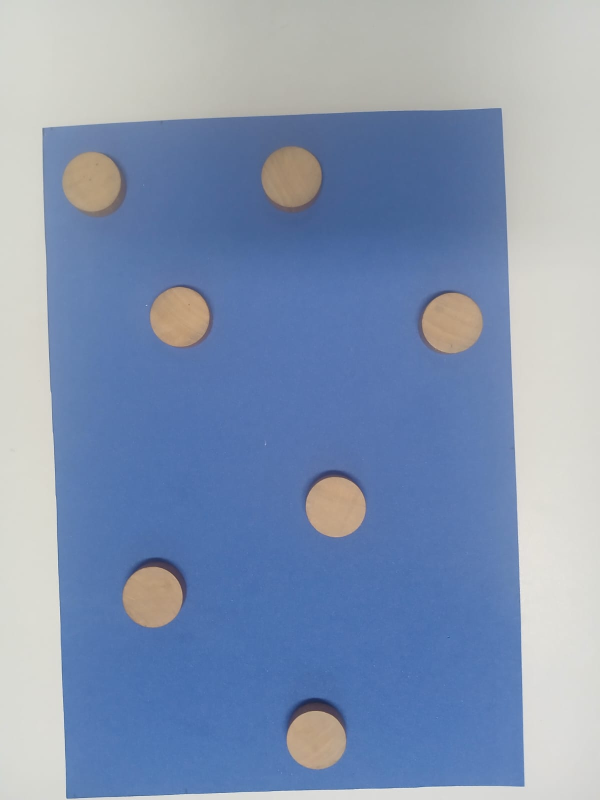
#> input picture ImageWithCoins/CoinsBlue10.jpeg, 1200 x 1600 px (shown at 1/2 size); its folder holds only this picture in this run
$ jupyter execute Untiled1.ipynb
#> lines starting #> are read from the running program, lines starting #| are printed output that depends on the picture; after the words box and inside, x2 and y2 are one past the last pixel; in counts of white or black regions, pixels touching at a corner belong together
[cell 1]
import os
import cv2

def main():
    folder = "../ImageWithCoins"

    print("Mostrando imagens...\n")

    for file in os.listdir(folder):

        if file.lower().endswith((".jpg", ".jpeg", ".png")):

            path = os.path.join(folder, file)

            img = cv2.imread(path)
#> img is the input picture: shape (1600, 1200, 3); mean B, G, R 178.7, 149.8, 132.2

            if img is None:
                print("Erro ao carregar:", file)
                continue

            print("Mostrando:", file)

            resized = cv2.resize(img, (800, 600))
            cv2.imshow("Imagem", resized)
            cv2.waitKey(0)

    cv2.destroyAllWindows()


if __name__ == "__main__":
    main()

[cell 2]
import cv2
import numpy as np

img = cv2.imread("../ImageWithCoins/CoinsBlue1.jpeg")
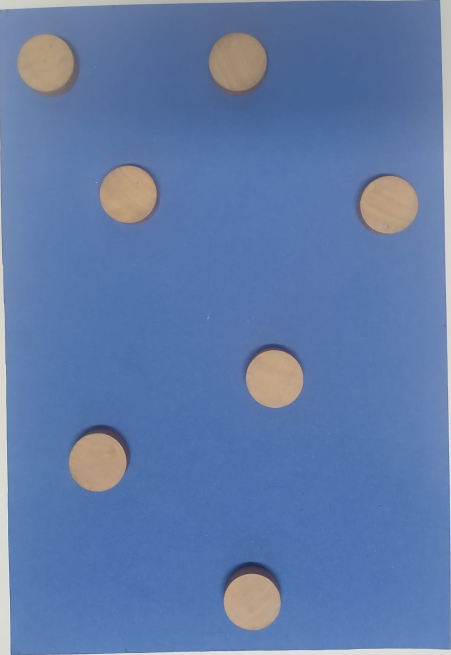
#> input picture CroppedImages/CoinsBlue1.jpeg, 901 x 1310 px, found by its file name (shown at 1/2 size)
#> img is the input picture: shape (1310, 901, 3); mean B, G, R 168.8, 122.2, 95.8

hsv = cv2.cvtColor(img, cv2.COLOR_BGR2HSV)
#> hsv: shape (1310, 901, 3); mean H, S, V 101.8, 118.3, 172.1

lower_blue = np.array([90, 50, 50])
upper_blue = np.array([140, 255, 255])

mask = cv2.inRange(hsv, lower_blue, upper_blue)
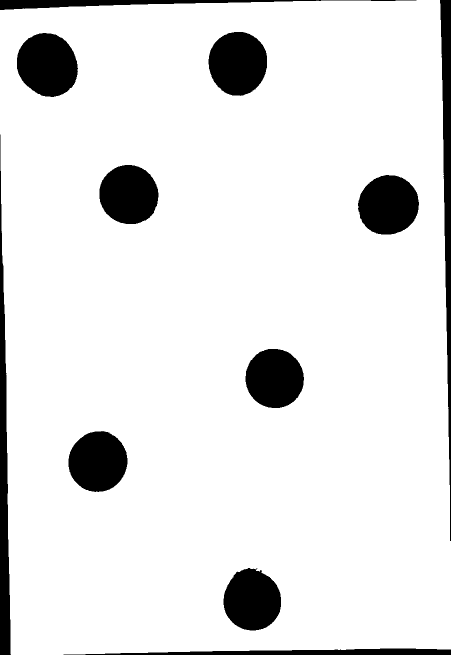
#> mask: shape (1310, 901) (shown at 1/2 size); 90.3% white; 13 black regions (2 under 20 px), largest, box (x1, y1, x2, y2) and area: (34, 66, 156, 194) 12076, (0, 269, 22, 1310) 11953, (417, 64, 534, 192) 11766

result = cv2.bitwise_and(img, img, mask=mask)

cv2.imshow("Original", img)
cv2.imshow("Mask", mask)
cv2.imshow("Resultado", result)

cv2.waitKey(0)
cv2.destroyAllWindows()

[cell 3]
import cv2
import numpy as np

img = cv2.imread("../ImageWithCoins/CoinsBlue1.jpeg")

img = cv2.resize(img, (800, 600))
#> img: shape (600, 800, 3)

hsv = cv2.cvtColor(img, cv2.COLOR_BGR2HSV)
#> hsv: shape (600, 800, 3); mean H, S, V 101.8, 118.3, 172

lower_blue = np.array([90, 80, 50])
upper_blue = np.array([140, 255, 255])

mask = cv2.inRange(hsv, lower_blue, upper_blue)
#> mask: shape (600, 800); 89.5% white; 14 black regions (1 under 20 px), largest, box (x1, y1, x2, y2) and area: (0, 95, 20, 600) 5417, (27, 29, 141, 90) 5380, (370, 29, 475, 89) 5051

kernel = np.ones((5,5), np.uint8)
mask = cv2.morphologyEx(mask, cv2.MORPH_CLOSE, kernel)
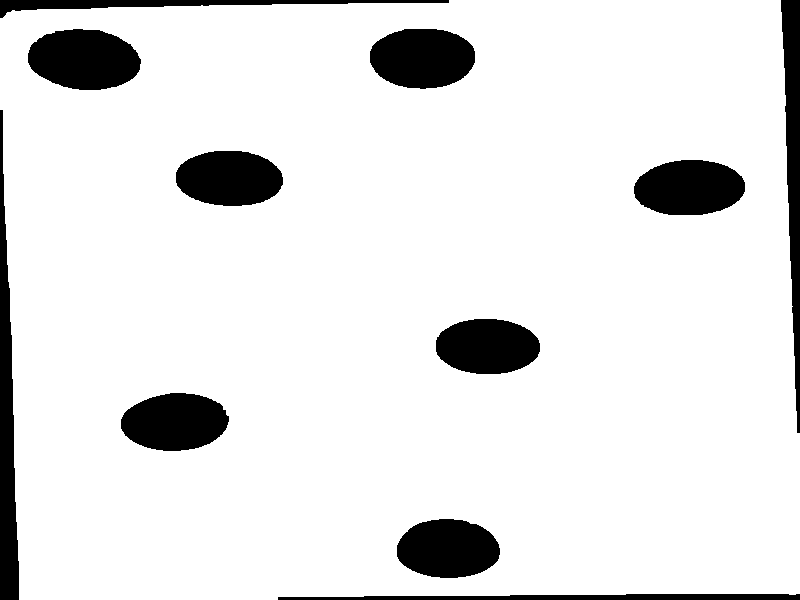
#> mask: shape (600, 800); 89.7% white; 11 black regions

contours, _ = cv2.findContours(mask, cv2.RETR_EXTERNAL, cv2.CHAIN_APPROX_SIMPLE)
#> contours = 1 contour; box (x1, y1, x2, y2) and area: (0, 0, 800, 600) 463516

if contours:
    c = max(contours, key=cv2.contourArea)
#> c = contour of 125 points, box (x1, y1, x2, y2) (0, 0, 800, 600), area 463516

    clean_mask = np.zeros_like(mask)
    cv2.drawContours(clean_mask, [c], -1, 255, -1)
#> clean_mask: shape (600, 800); 96.9% white; 4 black regions, box (x1, y1, x2, y2) and area: (0, 110, 19, 600) 5347, (781, 0, 800, 433) 4672, (0, 0, 449, 18) 2634, (278, 594, 800, 600) 2459

    result = cv2.bitwise_and(img, img, mask=clean_mask)
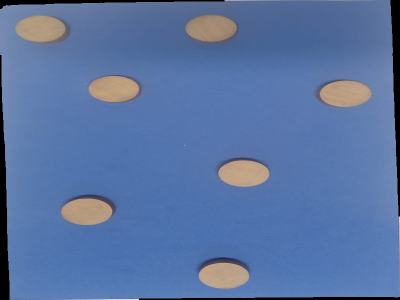
#> result: shape (600, 800, 3) (shown at 1/2 size); mean B, G, R 162.4, 115.8, 89.5

    cv2.imshow("Original", img)
    cv2.imshow("Mask EVA", clean_mask)
    cv2.imshow("Resultado", result)

    cv2.waitKey(0)
    cv2.destroyAllWindows()

[cell 4]
contours, _ = cv2.findContours(clean_mask, cv2.RETR_EXTERNAL, cv2.CHAIN_APPROX_SIMPLE)

c = max(contours, key=cv2.contourArea)

x, y, w, h = cv2.boundingRect(c)
#> x = 0; y = 0; w = 800; h = 600

cropped = img[y:y+h, x:x+w]

cv2.imshow("Recortado", cropped)
cv2.waitKey(0)
cv2.destroyAllWindows()

[cell 5]
import os
import cv2
import numpy as np

def process_folder(input_folder, output_folder):
#> called with input_folder = '../ImageWithCoins', output_folder = '../ProcessedImages'
    os.makedirs(output_folder, exist_ok=True)

    for file in os.listdir(input_folder):

        if file.lower().endswith((".jpg", ".jpeg", ".png")):

            path = os.path.join(input_folder, file)
            img = cv2.imread(path)

            if img is None:
                print("Erro:", file)
                continue

            img = cv2.resize(img, (800, 600))

            hsv = cv2.cvtColor(img, cv2.COLOR_BGR2HSV)
#> hsv: shape (600, 800, 3); mean H, S, V 78.1, 82.3, 183.2

            lower_blue = np.array([90, 80, 50])
            upper_blue = np.array([140, 255, 255])

            mask = cv2.inRange(hsv, lower_blue, upper_blue)
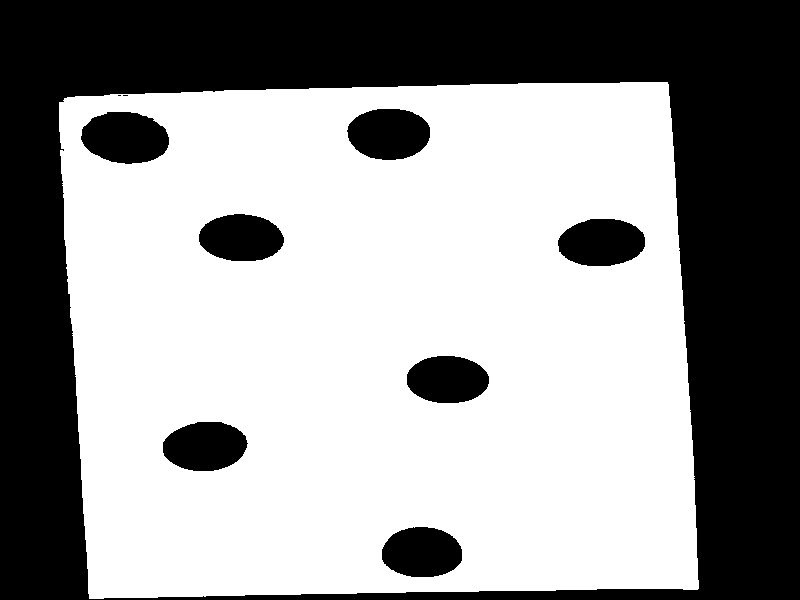
#> mask: shape (600, 800); 59.7% white; 10 black regions (2 under 20 px), largest, box (x1, y1, x2, y2) and area: (0, 0, 800, 600) 170327, (81, 112, 169, 164) 3553, (347, 109, 430, 160) 3369

            kernel = np.ones((5,5), np.uint8)
            mask = cv2.morphologyEx(mask, cv2.MORPH_CLOSE, kernel)
#> mask: shape (600, 800); 59.8% white; 8 black regions

            contours, _ = cv2.findContours(mask, cv2.RETR_EXTERNAL, cv2.CHAIN_APPROX_SIMPLE)
#> contours = 1 contour; box (x1, y1, x2, y2) and area: (59, 82, 699, 600) 308712

            if not contours:
                print("Sem contorno:", file)
                continue

            c = max(contours, key=cv2.contourArea)
#> c = contour of 188 points, box (x1, y1, x2, y2) (59, 82, 699, 600), area 308712

            clean_mask = np.zeros_like(mask)
            cv2.drawContours(clean_mask, [c], -1, 255, -1)
#> clean_mask: shape (600, 800); 64.5% white; 1 black region, box (x1, y1, x2, y2) and area: (0, 0, 800, 600) 170175

            result = cv2.bitwise_and(img, img, mask=clean_mask)
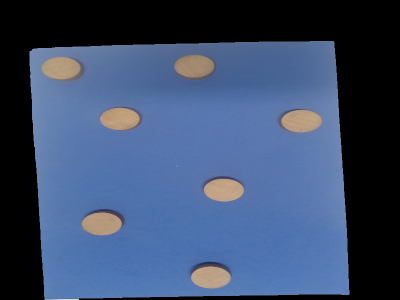
#> result: shape (600, 800, 3) (shown at 1/2 size); mean B, G, R 107.7, 76.7, 59.2

            x, y, w, h = cv2.boundingRect(c)
#> x = 59; y = 82; w = 640; h = 518
            cropped = result[y:y+h, x:x+w]
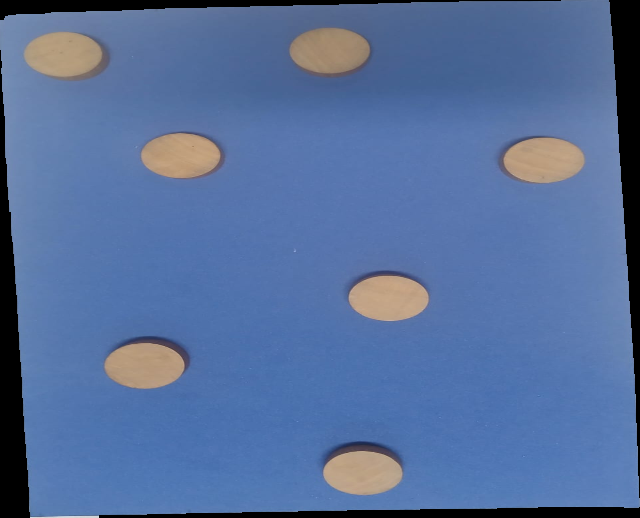
#> cropped: shape (518, 640, 3); mean B, G, R 155.9, 111, 85.6

            output_path = os.path.join(output_folder, file)
            cv2.imwrite(output_path, cropped)

            print("Salvo:", file)


def main():
    input_folder = "../ImageWithCoins"
    output_folder = "../ProcessedImages"

    process_folder(input_folder, output_folder)


if __name__ == "__main__":
    main()

[cell 6]
import os
import cv2
import numpy as np

def crop_all(input_folder, output_folder):
#> called with input_folder = '../ImageWithCoins', output_folder = '../CroppedImages'
    os.makedirs(output_folder, exist_ok=True)

    for file in os.listdir(input_folder):

        if file.lower().endswith((".jpg", ".jpeg", ".png")):

            path = os.path.join(input_folder, file)
            img = cv2.imread(path)

            if img is None:
                print("Erro:", file)
                continue

            hsv = cv2.cvtColor(img, cv2.COLOR_BGR2HSV)
#> hsv: shape (1600, 1200, 3); mean H, S, V 78.1, 82.3, 183.2

            lower_blue = np.array([90, 80, 50])
            upper_blue = np.array([140, 255, 255])

            mask = cv2.inRange(hsv, lower_blue, upper_blue)
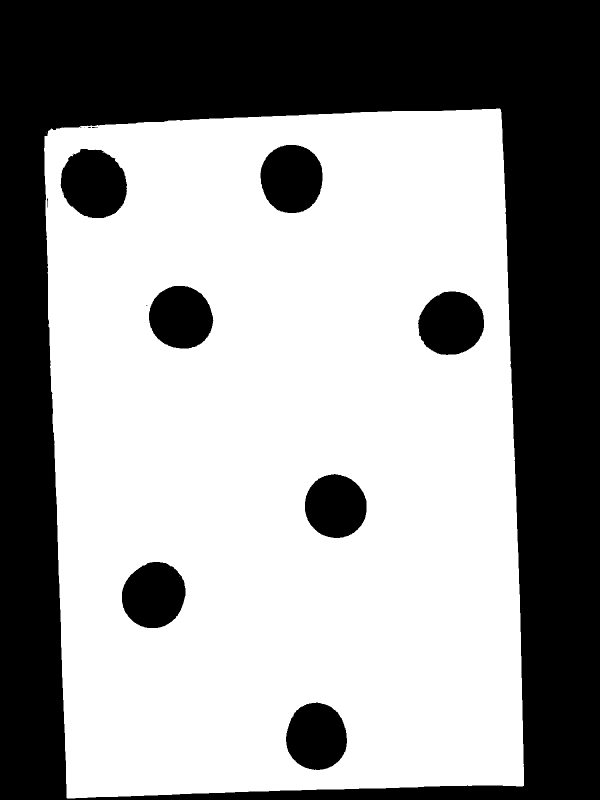
#> mask: shape (1600, 1200) (shown at 1/2 size); 59.8% white; 16 black regions (7 under 20 px), largest, box (x1, y1, x2, y2) and area: (0, 0, 1200, 1600) 681000, (121, 298, 254, 436) 14209, (521, 290, 645, 426) 13487

            kernel = np.ones((5,5), np.uint8)
            mask = cv2.morphologyEx(mask, cv2.MORPH_CLOSE, kernel)
#> mask: shape (1600, 1200); 59.8% white; 8 black regions

            contours, _ = cv2.findContours(mask, cv2.RETR_EXTERNAL, cv2.CHAIN_APPROX_SIMPLE)
#> contours = 1 contour; box (x1, y1, x2, y2) and area: (88, 217, 1048, 1597) 1236796

            if not contours:
                print("Sem contorno:", file)
                continue

            c = max(contours, key=cv2.contourArea)
#> c = contour of 379 points, box (x1, y1, x2, y2) (88, 217, 1048, 1597), area 1236796

            x, y, w, h = cv2.boundingRect(c)
#> x = 88; y = 217; w = 960; h = 1380
            cropped = img[y:y+h, x:x+w]
#> cropped: shape (1380, 960, 3)

            h2, w2 = cropped.shape[:2]
            scale = 600 / w2
            resized = cv2.resize(cropped, (int(w2*scale), int(h2*scale)))
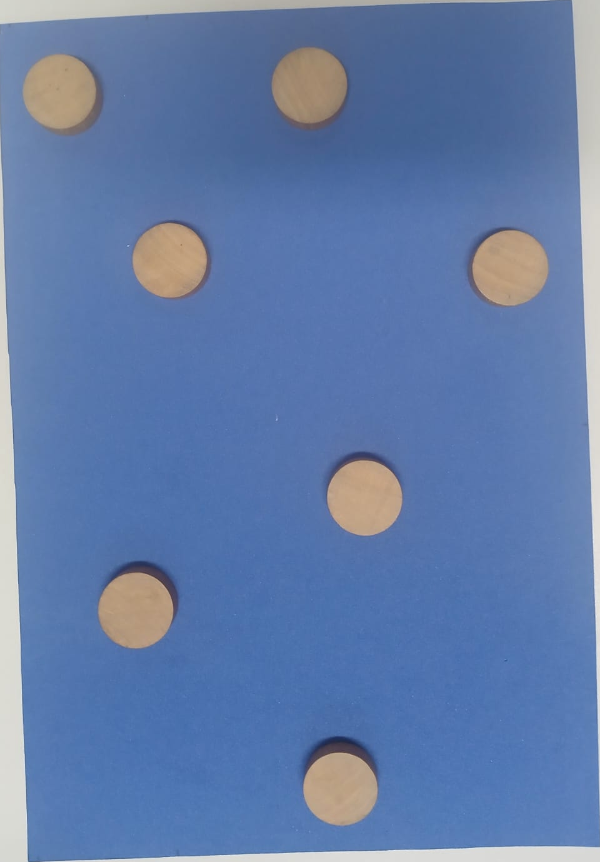
#> resized: shape (862, 600, 3); mean B, G, R 169.1, 124.3, 98.8
#> (the rest of the program and of its run is left out)
